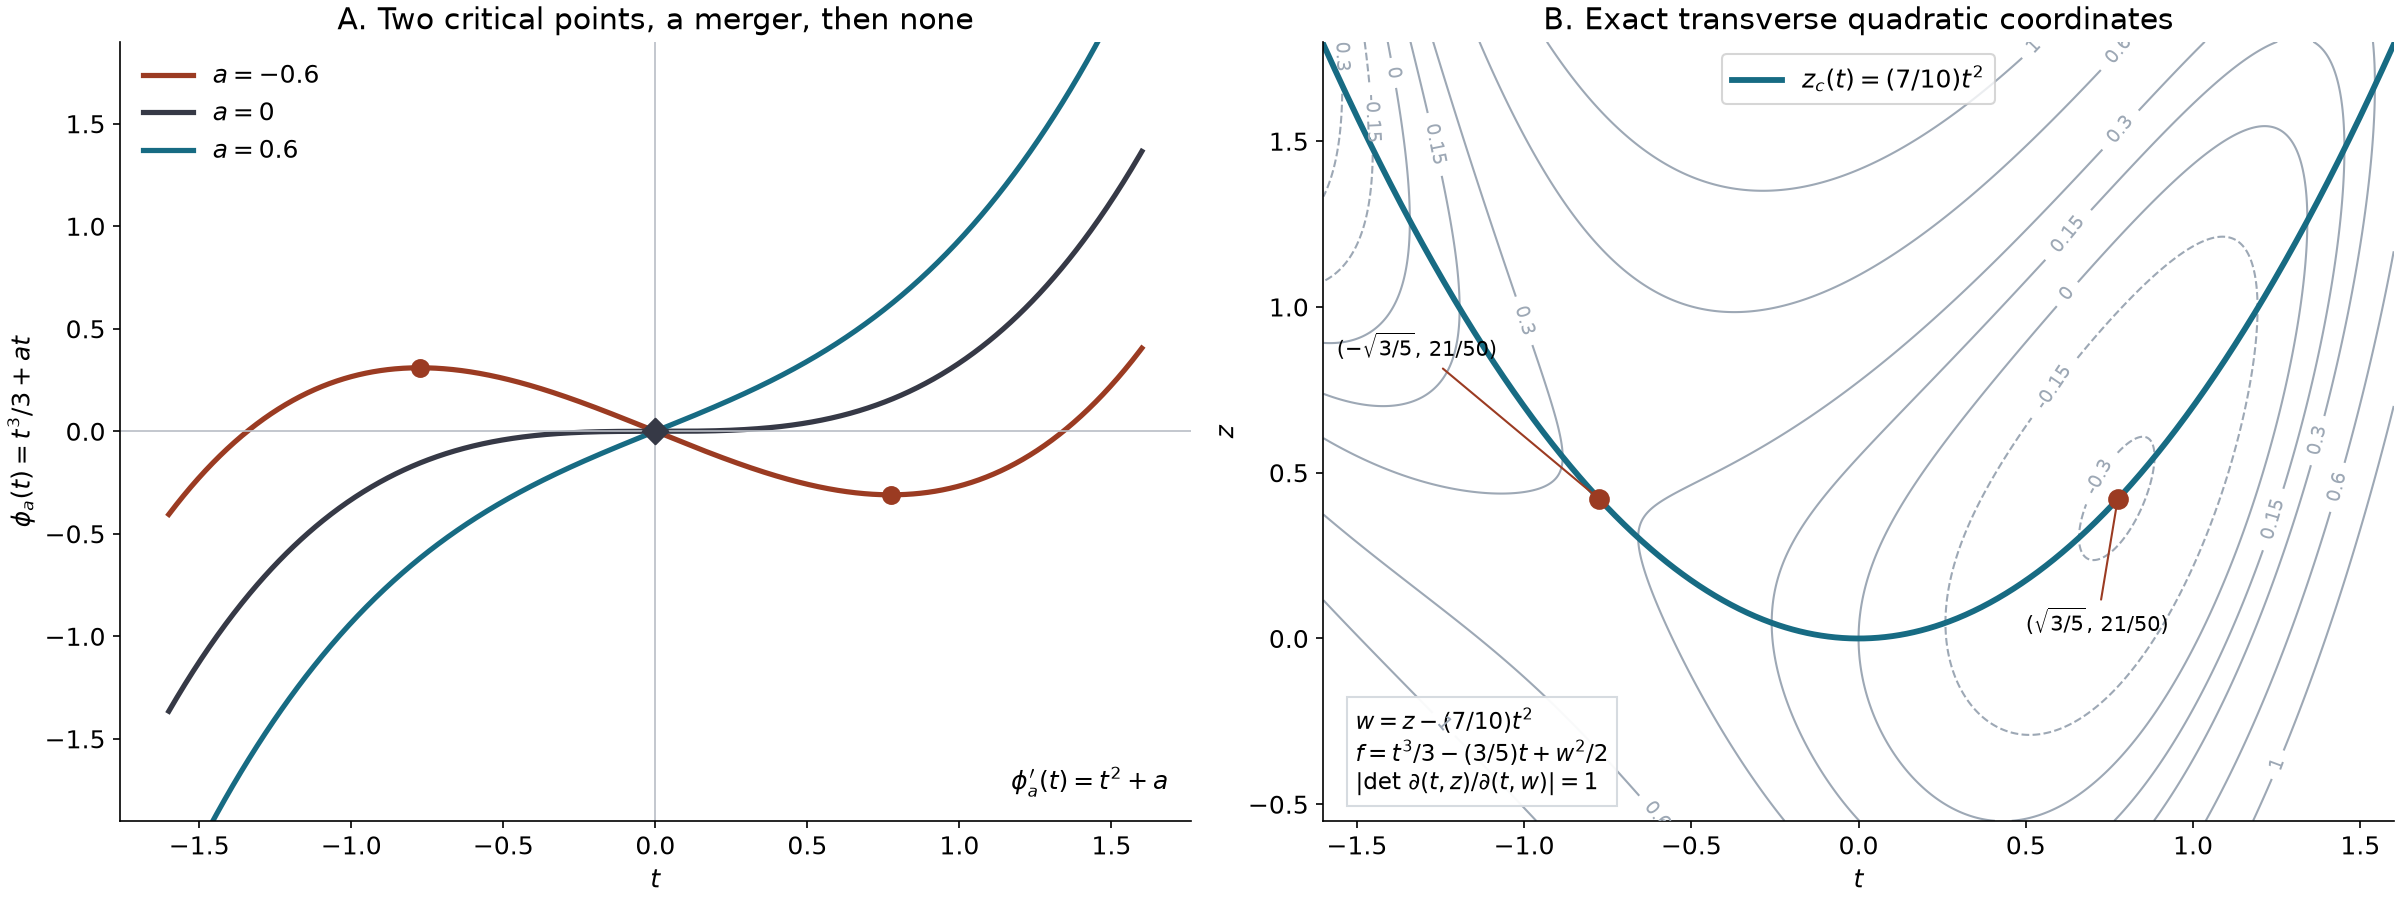

Source code (Python):
"""Exact polynomial coordinate model for Cubic collisions and uniform amplitudes.
Original illustration by GPT-6 Astra (OpenAI), October 2026; CC0.
Samples illustrate formulas C14, C31-C32 and C39; they are not proof.
"""
from pathlib import Path
import numpy as np
import matplotlib
matplotlib.use('Agg')
import matplotlib.pyplot as plt
plt.rcParams.update({'font.family':'DejaVu Sans','font.size':12,'svg.fonttype':'none'})
out=Path(__file__).resolve().parent
t=np.linspace(-1.6,1.6,1201)
fig,axes=plt.subplots(1,2,figsize=(16,6),layout='constrained')
colors=['#9b3b22','#363946','#176b83']
for a,col in zip([-3/5,0,3/5],colors):
    axes[0].plot(t,t**3/3+a*t,color=col,lw=2.5,label=rf'$a={a:g}$')
    if a<0:
        roots=np.array([-np.sqrt(-a),np.sqrt(-a)])
        axes[0].scatter(roots,roots**3/3+a*roots,s=65,c=col,zorder=5)
    if a==0:axes[0].scatter([0],[0],s=75,c=col,marker='D',zorder=6)
axes[0].axhline(0,color='#b9bec6',lw=.8)
axes[0].axvline(0,color='#b9bec6',lw=.8)
axes[0].set(xlabel=r'$t$',ylabel=r'$\phi_a(t)=t^3/3+at$',ylim=(-1.9,1.9),
            title='A. Two critical points, a merger, then none')
axes[0].legend(loc='upper left',frameon=False)
axes[0].text(.98,.04,r'$\phi_a^\prime(t)=t^2+a$',transform=axes[0].transAxes,ha='right',
              bbox={'facecolor':'white','edgecolor':'none','alpha':.9})
z=np.linspace(-.55,1.8,751)
tt,zz=np.meshgrid(t,z)
k=7/10;a=-3/5
F=tt**3/3+a*tt+(zz-k*tt**2)**2/2
cs=axes[1].contour(tt,zz,F,levels=[-.3,-.15,0,.15,.3,.6,1],colors='#9da8b5',linewidths=1)
axes[1].clabel(cs,inline=True,fontsize=9,fmt='%g')
axes[1].plot(t,k*t*t,color='#176b83',lw=2.8,label=r'$z_c(t)=(7/10)t^2$')
roots=np.array([-np.sqrt(3/5),np.sqrt(3/5)])
axes[1].scatter(roots,k*roots**2,c='#9b3b22',s=80,zorder=6)
axes[1].annotate(r'$(-\sqrt{3/5},\,21/50)$',xy=(roots[0],21/50),xytext=(-1.56,.85),
                 fontsize=10,arrowprops={'arrowstyle':'-','color':'#9b3b22'})
axes[1].annotate(r'$(\sqrt{3/5},\,21/50)$',xy=(roots[1],21/50),xytext=(.50,.02),
                 fontsize=10,arrowprops={'arrowstyle':'-','color':'#9b3b22'})
axes[1].set(xlabel=r'$t$',ylabel=r'$z$',ylim=(-.55,1.8),title='B. Exact transverse quadratic coordinates')
axes[1].legend(loc='upper center',frameon=True)
axes[1].text(.03,.04,r'$w=z-(7/10)t^2$'+'\n'+r'$f=t^3/3-(3/5)t+w^2/2$'+'\n'+r'$|\det\,\partial(t,z)/\partial(t,w)|=1$',
              transform=axes[1].transAxes,fontsize=11,bbox={'facecolor':'white','edgecolor':'#d4d9df','alpha':.95})
for ax in axes:ax.spines[['top','right']].set_visible(False)
fig.savefig(out/'cubic-collision-coordinates.png',dpi=150)
fig.savefig(out/'cubic-collision-coordinates.svg')
plt.close(fig)
p=out/'cubic-collision-coordinates.svg'
p.write_text('\n'.join(line.rstrip() for line in p.read_text(encoding='utf-8').splitlines())+'\n',encoding='utf-8')
